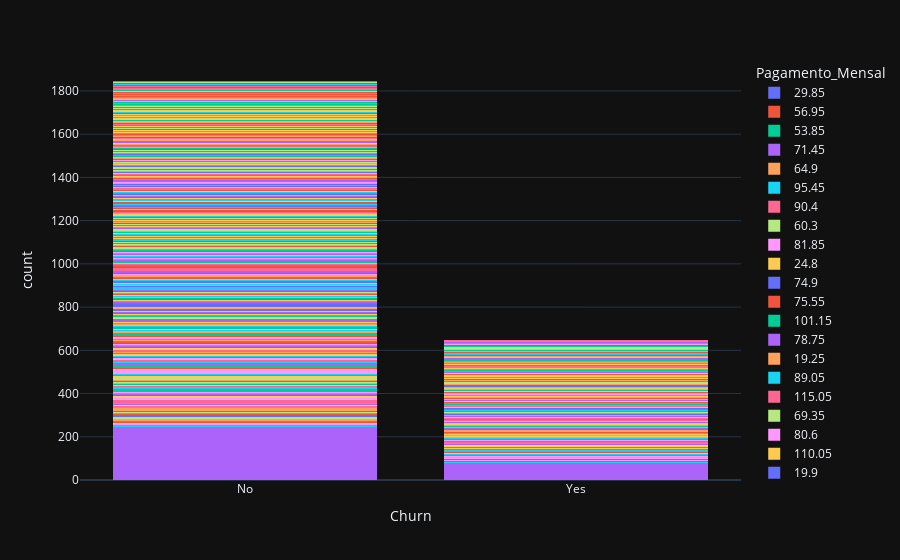

The notebook cell saved with this chart:
### Code cell
# ---------- Plotando gráfico Chrun x Pagamento_Mensal ----------
fig = px.histogram(df, x='Churn', color='Pagamento_Mensal', barmode='stack')
fig.show()
